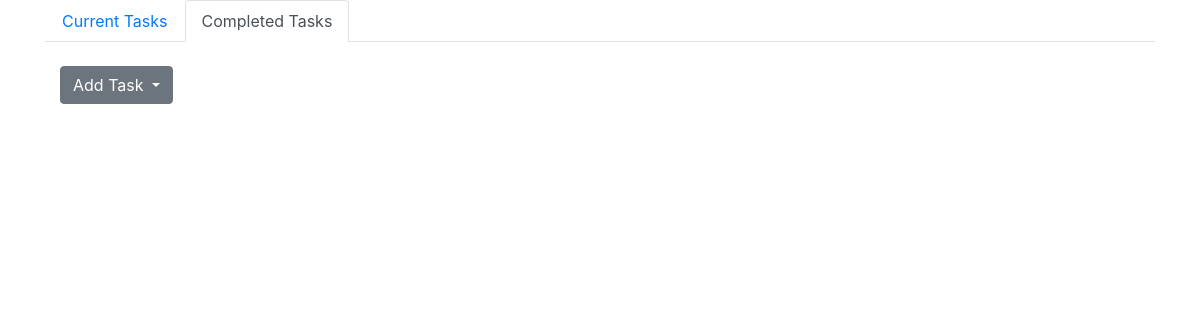
The app's page /completed_tasks/, older data.
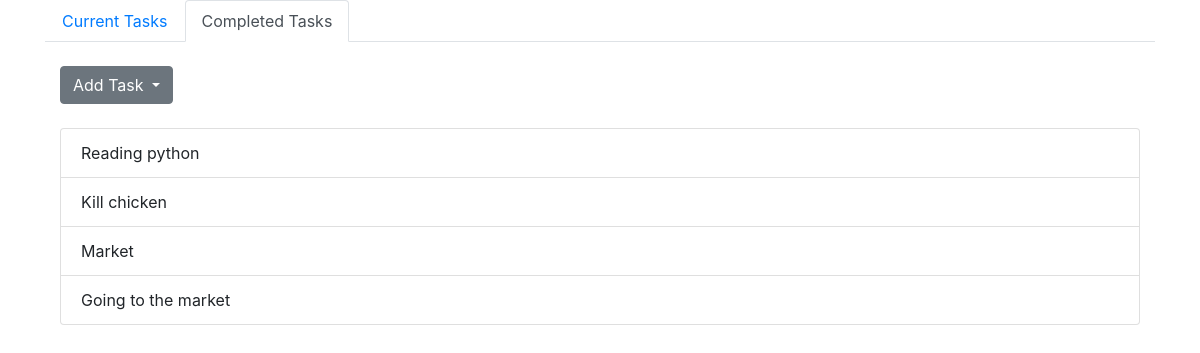
The same page, newer data.
### todo/models.py (models this page shows)
class Task(models.Model):
  PRIORITY_CHOICES = [
   (3, "High"),
   (2, "Mid"),
   (1, "Low"),
   ]
  name = models.CharField("Task name", max_length = 100)
  completed = models.BooleanField(default = False)
  time_created = models.DateField(auto_now_add = True)
  deadline = models.DateField(blank = True, null = True)
  priority = models.IntegerField(choices = PRIORITY_CHOICES, null = True, blank = True)
  def __str__(self):
    return self.name

### todo/views.py (the view)
# urls.py: path("completed_tasks/", views.completed_tasks, name = 'completed_tasks'),
def completed_tasks(request):
  tasks = Task.objects.all().filter(completed = True).order_by('-time_created')
  context = {"tasks": tasks}
  return render(request, "todo/complete.html", context)

### todo/templates/todo/complete.html
{% extends 'base.html' %}
{% block header %}
  <ul class="nav nav-tabs dark">
    <li class="nav-item">
      <a class="nav-link" href="/">Current Tasks</a>
    </li>
    <li class="nav-item">
      <a class="nav-link active" href="{% url 'completed_tasks' %}">Completed Tasks</a>
    </li>
  </ul>
{% endblock %}
{% block content %}
<ul class="list-group">
  {% for task in tasks %}
  <li class="list-group-item">
    <span>{{task}} </span>
  </li>
  {% endfor %}
</ul>
{% endblock %}

Row changes from the older to the newer data that the page shows:
now on this page (row edited): Task: name "Reading python"
now on this page (row edited): Task: name "Kill chicken"
now on this page (row edited): Task: name "Market"
now on this page (row edited): Task: name "Going to the market"
